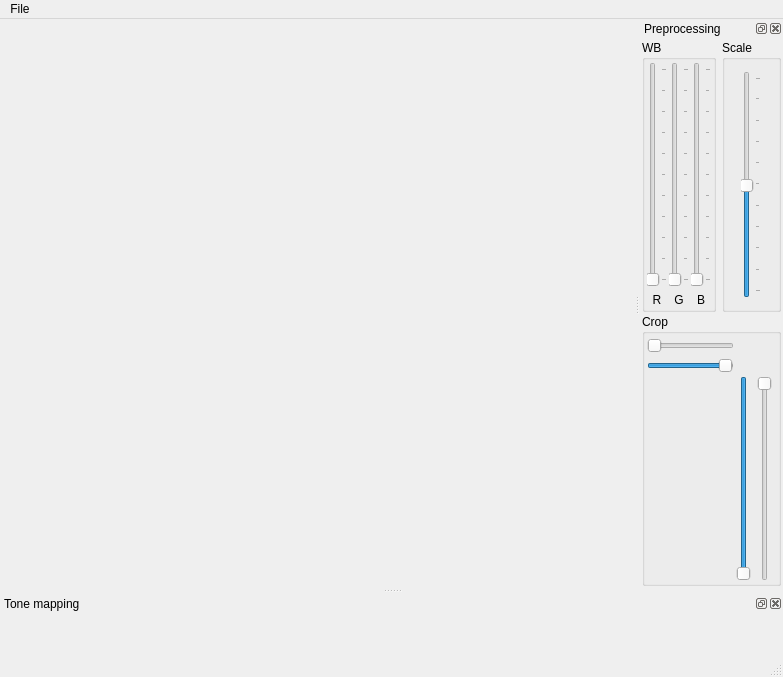
<?xml version="1.0" encoding="UTF-8"?>
<ui version="4.0">
 <class>MainWindow</class>
 <widget class="QMainWindow" name="MainWindow">
  <property name="geometry">
   <rect>
    <x>0</x>
    <y>0</y>
    <width>783</width>
    <height>677</height>
   </rect>
  </property>
  <property name="windowTitle">
   <string>HDR to LDR leveler</string>
  </property>
  <widget class="QWidget" name="centralWidget">
   <layout class="QVBoxLayout" name="verticalLayout_2">
    <property name="margin">
     <number>2</number>
    </property>
    <item>
     <widget class="QScrollArea" name="scrollArea">
      <property name="frameShape">
       <enum>QFrame::NoFrame</enum>
      </property>
      <property name="frameShadow">
       <enum>QFrame::Plain</enum>
      </property>
      <property name="widgetResizable">
       <bool>true</bool>
      </property>
      <widget class="QWidget" name="scrollAreaWidgetContents">
       <property name="geometry">
        <rect>
         <x>0</x>
         <y>0</y>
         <width>613</width>
         <height>564</height>
        </rect>
       </property>
       <layout class="QHBoxLayout" name="horizontalLayout_2">
        <item>
         <widget class="QLabel" name="picture">
          <property name="sizePolicy">
           <sizepolicy hsizetype="Expanding" vsizetype="Expanding">
            <horstretch>0</horstretch>
            <verstretch>0</verstretch>
           </sizepolicy>
          </property>
          <property name="text">
           <string/>
          </property>
          <property name="scaledContents">
           <bool>true</bool>
          </property>
          <property name="alignment">
           <set>Qt::AlignCenter</set>
          </property>
         </widget>
        </item>
       </layout>
      </widget>
     </widget>
    </item>
   </layout>
  </widget>
  <widget class="QMenuBar" name="menuBar">
   <property name="geometry">
    <rect>
     <x>0</x>
     <y>0</y>
     <width>783</width>
     <height>25</height>
    </rect>
   </property>
   <widget class="QMenu" name="menuFile">
    <property name="title">
     <string>File</string>
    </property>
    <addaction name="actionOpen"/>
    <addaction name="actionSave_LDR_as"/>
    <addaction name="separator"/>
    <addaction name="actionExit"/>
   </widget>
   <addaction name="menuFile"/>
  </widget>
  <widget class="QStatusBar" name="statusBar"/>
  <widget class="QDockWidget" name="dockWidget_2">
   <property name="sizePolicy">
    <sizepolicy hsizetype="Preferred" vsizetype="Ignored">
     <horstretch>0</horstretch>
     <verstretch>0</verstretch>
    </sizepolicy>
   </property>
   <property name="minimumSize">
    <size>
     <width>70</width>
     <height>58</height>
    </size>
   </property>
   <property name="windowTitle">
    <string>Tone mapping</string>
   </property>
   <attribute name="dockWidgetArea">
    <number>8</number>
   </attribute>
   <widget class="QWidget" name="dockWidgetContents_2">
    <layout class="QVBoxLayout" name="verticalLayout">
     <item>
      <widget class="ToneMap" name="toneMap" native="true">
       <property name="sizePolicy">
        <sizepolicy hsizetype="Expanding" vsizetype="Expanding">
         <horstretch>0</horstretch>
         <verstretch>0</verstretch>
        </sizepolicy>
       </property>
       <property name="minimumSize">
        <size>
         <width>20</width>
         <height>20</height>
        </size>
       </property>
      </widget>
     </item>
    </layout>
   </widget>
  </widget>
  <widget class="QDockWidget" name="dockPreproc">
   <property name="windowTitle">
    <string>Preprocessing</string>
   </property>
   <attribute name="dockWidgetArea">
    <number>2</number>
   </attribute>
   <widget class="QWidget" name="dockWidgetContents">
    <layout class="QVBoxLayout" name="verticalLayout_6">
     <property name="spacing">
      <number>2</number>
     </property>
     <property name="margin">
      <number>2</number>
     </property>
     <item>
      <layout class="QHBoxLayout" name="horizontalLayout_4">
       <item>
        <widget class="QGroupBox" name="groupBox">
         <property name="title">
          <string>WB</string>
         </property>
         <layout class="QHBoxLayout" name="horizontalLayout">
          <property name="spacing">
           <number>2</number>
          </property>
          <property name="margin">
           <number>2</number>
          </property>
          <item>
           <layout class="QVBoxLayout" name="verticalLayout_3">
            <item>
             <widget class="QSlider" name="cbRed">
              <property name="maximum">
               <number>1000</number>
              </property>
              <property name="orientation">
               <enum>Qt::Vertical</enum>
              </property>
              <property name="tickPosition">
               <enum>QSlider::TicksBelow</enum>
              </property>
              <property name="tickInterval">
               <number>100</number>
              </property>
             </widget>
            </item>
            <item>
             <widget class="QLabel" name="label">
              <property name="text">
               <string>R</string>
              </property>
              <property name="alignment">
               <set>Qt::AlignCenter</set>
              </property>
             </widget>
            </item>
           </layout>
          </item>
          <item>
           <layout class="QVBoxLayout" name="verticalLayout_4">
            <item>
             <widget class="QSlider" name="cbGreen">
              <property name="maximum">
               <number>1000</number>
              </property>
              <property name="orientation">
               <enum>Qt::Vertical</enum>
              </property>
              <property name="tickPosition">
               <enum>QSlider::TicksBelow</enum>
              </property>
              <property name="tickInterval">
               <number>100</number>
              </property>
             </widget>
            </item>
            <item>
             <widget class="QLabel" name="label_2">
              <property name="text">
               <string>G</string>
              </property>
              <property name="alignment">
               <set>Qt::AlignCenter</set>
              </property>
             </widget>
            </item>
           </layout>
          </item>
          <item>
           <layout class="QVBoxLayout" name="verticalLayout_5">
            <item>
             <widget class="QSlider" name="cbBlue">
              <property name="maximum">
               <number>1000</number>
              </property>
              <property name="orientation">
               <enum>Qt::Vertical</enum>
              </property>
              <property name="tickPosition">
               <enum>QSlider::TicksBelow</enum>
              </property>
              <property name="tickInterval">
               <number>100</number>
              </property>
             </widget>
            </item>
            <item>
             <widget class="QLabel" name="label_3">
              <property name="text">
               <string>B</string>
              </property>
              <property name="alignment">
               <set>Qt::AlignCenter</set>
              </property>
             </widget>
            </item>
           </layout>
          </item>
         </layout>
        </widget>
       </item>
       <item>
        <widget class="QGroupBox" name="groupBox_3">
         <property name="title">
          <string>Scale</string>
         </property>
         <layout class="QHBoxLayout" name="horizontalLayout_3">
          <item>
           <widget class="QSlider" name="verticalSlider">
            <property name="minimum">
             <number>1</number>
            </property>
            <property name="maximum">
             <number>200</number>
            </property>
            <property name="sliderPosition">
             <number>100</number>
            </property>
            <property name="orientation">
             <enum>Qt::Vertical</enum>
            </property>
            <property name="tickPosition">
             <enum>QSlider::TicksBelow</enum>
            </property>
            <property name="tickInterval">
             <number>20</number>
            </property>
           </widget>
          </item>
         </layout>
        </widget>
       </item>
      </layout>
     </item>
     <item>
      <widget class="QGroupBox" name="groupBox_2">
       <property name="title">
        <string>Crop</string>
       </property>
       <layout class="QGridLayout" name="gridLayout">
        <property name="margin">
         <number>2</number>
        </property>
        <property name="spacing">
         <number>2</number>
        </property>
        <item row="0" column="0">
         <widget class="QSlider" name="scaleHLo">
          <property name="minimum">
           <number>0</number>
          </property>
          <property name="maximum">
           <number>99</number>
          </property>
          <property name="orientation">
           <enum>Qt::Horizontal</enum>
          </property>
         </widget>
        </item>
        <item row="0" column="1" rowspan="2" colspan="2">
         <spacer name="horizontalSpacer">
          <property name="orientation">
           <enum>Qt::Horizontal</enum>
          </property>
          <property name="sizeType">
           <enum>QSizePolicy::Fixed</enum>
          </property>
          <property name="sizeHint" stdset="0">
           <size>
            <width>40</width>
            <height>38</height>
           </size>
          </property>
         </spacer>
        </item>
        <item row="1" column="0">
         <widget class="QSlider" name="scaleHHi">
          <property name="minimum">
           <number>1</number>
          </property>
          <property name="maximum">
           <number>100</number>
          </property>
          <property name="value">
           <number>99</number>
          </property>
          <property name="orientation">
           <enum>Qt::Horizontal</enum>
          </property>
         </widget>
        </item>
        <item row="2" column="0">
         <widget class="QLabel" name="picScale">
          <property name="sizePolicy">
           <sizepolicy hsizetype="Expanding" vsizetype="Expanding">
            <horstretch>0</horstretch>
            <verstretch>0</verstretch>
           </sizepolicy>
          </property>
          <property name="lineWidth">
           <number>0</number>
          </property>
          <property name="text">
           <string/>
          </property>
         </widget>
        </item>
        <item row="2" column="1">
         <widget class="QSlider" name="scaleVHi">
          <property name="minimum">
           <number>1</number>
          </property>
          <property name="maximum">
           <number>100</number>
          </property>
          <property name="value">
           <number>100</number>
          </property>
          <property name="orientation">
           <enum>Qt::Vertical</enum>
          </property>
          <property name="invertedAppearance">
           <bool>true</bool>
          </property>
          <property name="invertedControls">
           <bool>false</bool>
          </property>
         </widget>
        </item>
        <item row="2" column="2">
         <widget class="QSlider" name="scaleVLo">
          <property name="orientation">
           <enum>Qt::Vertical</enum>
          </property>
          <property name="invertedAppearance">
           <bool>true</bool>
          </property>
         </widget>
        </item>
       </layout>
      </widget>
     </item>
    </layout>
   </widget>
  </widget>
  <action name="actionOpen">
   <property name="icon">
    <iconset>
     <normaloff>../../../../usr/share/icons/default.kde4/16x16/actions/document-open-data.png</normaloff>../../../../usr/share/icons/default.kde4/16x16/actions/document-open-data.png</iconset>
   </property>
   <property name="text">
    <string>Open 16-bit TIFF...</string>
   </property>
   <property name="shortcut">
    <string>Ctrl+O</string>
   </property>
  </action>
  <action name="actionExit">
   <property name="text">
    <string>Exit</string>
   </property>
  </action>
  <action name="actionSave_LDR_as">
   <property name="text">
    <string>Save 8-bit as...</string>
   </property>
  </action>
 </widget>
 <layoutdefault spacing="6" margin="11"/>
 <customwidgets>
  <customwidget>
   <class>ToneMap</class>
   <extends>QWidget</extends>
   <header>tonemap.h</header>
   <container>1</container>
   <slots>
    <signal>changed()</signal>
   </slots>
  </customwidget>
 </customwidgets>
 <resources/>
 <connections>
  <connection>
   <sender>actionOpen</sender>
   <signal>activated()</signal>
   <receiver>MainWindow</receiver>
   <slot>openClicked()</slot>
   <hints>
    <hint type="sourcelabel">
     <x>-1</x>
     <y>-1</y>
    </hint>
    <hint type="destinationlabel">
     <x>390</x>
     <y>274</y>
    </hint>
   </hints>
  </connection>
  <connection>
   <sender>actionExit</sender>
   <signal>activated()</signal>
   <receiver>MainWindow</receiver>
   <slot>close()</slot>
   <hints>
    <hint type="sourcelabel">
     <x>-1</x>
     <y>-1</y>
    </hint>
    <hint type="destinationlabel">
     <x>390</x>
     <y>274</y>
    </hint>
   </hints>
  </connection>
  <connection>
   <sender>actionSave_LDR_as</sender>
   <signal>activated()</signal>
   <receiver>MainWindow</receiver>
   <slot>saveAsClicked()</slot>
   <hints>
    <hint type="sourcelabel">
     <x>-1</x>
     <y>-1</y>
    </hint>
    <hint type="destinationlabel">
     <x>391</x>
     <y>338</y>
    </hint>
   </hints>
  </connection>
  <connection>
   <sender>scaleHLo</sender>
   <signal>sliderReleased()</signal>
   <receiver>MainWindow</receiver>
   <slot>cropChanged()</slot>
   <hints>
    <hint type="sourcelabel">
     <x>734</x>
     <y>355</y>
    </hint>
    <hint type="destinationlabel">
     <x>533</x>
     <y>469</y>
    </hint>
   </hints>
  </connection>
  <connection>
   <sender>scaleHHi</sender>
   <signal>sliderReleased()</signal>
   <receiver>MainWindow</receiver>
   <slot>cropChanged()</slot>
   <hints>
    <hint type="sourcelabel">
     <x>734</x>
     <y>375</y>
    </hint>
    <hint type="destinationlabel">
     <x>544</x>
     <y>474</y>
    </hint>
   </hints>
  </connection>
  <connection>
   <sender>scaleVHi</sender>
   <signal>sliderReleased()</signal>
   <receiver>MainWindow</receiver>
   <slot>cropChanged()</slot>
   <hints>
    <hint type="sourcelabel">
     <x>751</x>
     <y>586</y>
    </hint>
    <hint type="destinationlabel">
     <x>430</x>
     <y>475</y>
    </hint>
   </hints>
  </connection>
  <connection>
   <sender>scaleVLo</sender>
   <signal>sliderReleased()</signal>
   <receiver>MainWindow</receiver>
   <slot>cropChanged()</slot>
   <hints>
    <hint type="sourcelabel">
     <x>766</x>
     <y>400</y>
    </hint>
    <hint type="destinationlabel">
     <x>742</x>
     <y>472</y>
    </hint>
   </hints>
  </connection>
 </connections>
 <slots>
  <slot>tonemapChanged()</slot>
  <slot>openClicked()</slot>
  <slot>saveAsClicked()</slot>
  <slot>cropChanged()</slot>
 </slots>
</ui>
